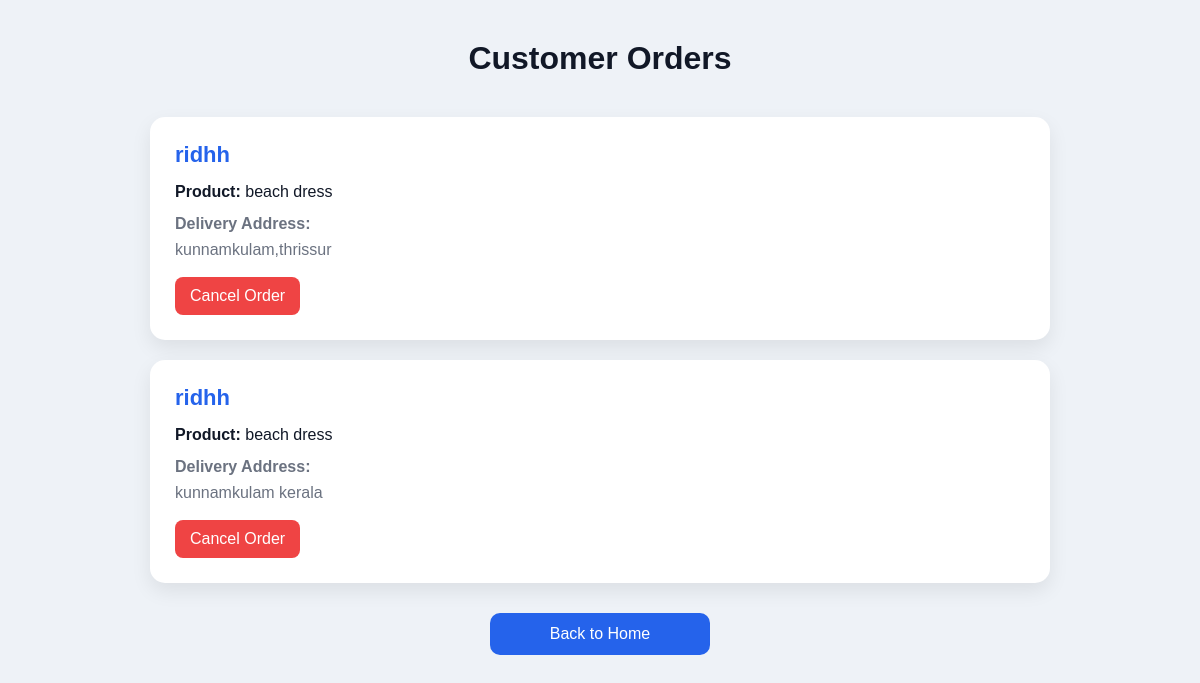
The app's page /orders/ (signed in) with its own data.
### store/models.py (models this page shows, shortened)
class Order(models.Model):
    user = models.ForeignKey(User,on_delete=models.CASCADE)
    product = models.ForeignKey(Product,on_delete=models.CASCADE)
    address = models.TextField()

class Product(models.Model):
    name = models.CharField(max_length=100)
    description = models.TextField()
    price = models.IntegerField()
    stock = models.IntegerField()
    image = models.ImageField(upload_to='products/')

### store/views.py (the view)
# urls.py: path('orders/', views.orders, name='orders'),
def orders(request):
    if request.user.is_superuser:
        orders = Order.objects.all()
    else:
        orders = Order.objects.filter(user=request.user)
    return render(request, 'orders.html', {'orders': orders})

### templates/orders.html (shortened to what this page needs)
{% load static %}
<!DOCTYPE html>
<html lang="en">
<head>
</head>
<body>
    <h1>Customer Orders</h1>
    <div class="orders-container">
        {% for order in orders %}
        <div class="order-card">
            <div class="username">
                {{ order.user.username }}
            </div>
            <div class="product">
                <strong>Product:</strong>
                {{ order.product.name }}
            </div>
            <div class="address">
                <strong>Delivery Address:</strong><br>
                {{ order.address }}
            </div>
            {% if order.user == request.user %}
                <a href="{% url 'cancel_order' order.id %}" class="cancel-btn">
                    Cancel Order
                </a>
            {% endif %}
        </div>
        {% empty %}
        <p class="empty">
            No orders available.
        </p>
        {% endfor %}
    </div>
    <a href="{% url 'home' %}" class="back-btn">
        Back to Home
    </a>
</body>
</html>

### templates/orders.html (style rules this page uses)
* { margin:0; padding:0; box-sizing:border-box; font-family:'Poppins',sans-serif; }
body { background:#eef2f7; padding:40px; }
h1 { text-align:center; color:#111827; margin-bottom:40px; }
.orders-container { max-width:900px; margin:auto; }
.order-card { background:white; padding:25px; border-radius:15px; margin-bottom:20px; box-shadow:0 8px 20px rgba(0,0,0,.08); transition:.3s; }
.username { color:#2563eb; font-size:22px; font-weight:600; margin-bottom:15px; }
.product { color:#111827; margin-bottom:10px; font-size:16px; }
.address { color:#6b7280; line-height:1.6; }
.back-btn { display:block; width:220px; margin:30px auto; text-align:center; text-decoration:none; background:#2563eb; color:white; padding:12px; border-radius:10px; transition:.3s; }
.cancel-btn { display:inline-block; margin-top:15px; text-decoration:none; background:#ef4444; color:white; padding:10px 15px; border-radius:8px; transition:.3s; }

### records on screen
Order: user.username "ridhh", product.name "beach dress", address "kunnamkulam,thrissur", shows "Cancel Order"
Order: user.username "ridhh", product.name "beach dress", address "kunnamkulam kerala", shows "Cancel Order"
